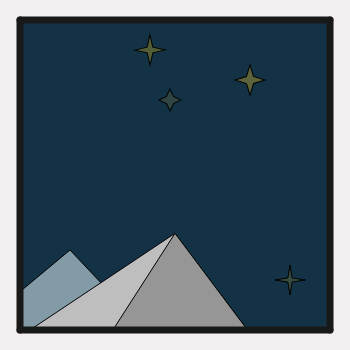
Frame 1 (no input)
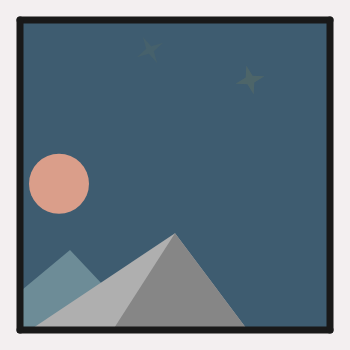
Frame 60 (no input)
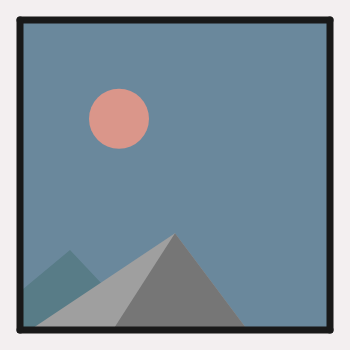
Frame 120 (the mouse pressed at the canvas centre since frame 60)

The p5.js sketch that drew these frames (run headless with seeded random() and noise() and a simulated clock; from frame 60 on, the mouse is pressed at the canvas centre):

// p5.js sketch
// ── sketch.js
var mont1 = {
  r: 0,
  g: 0,
  b: 0,
};

var star1 = 0;
var star2 = 0;
var star3 = 0;
var star4 = 0;
var cynthia;

var startX = 0;
var sky = {
  r: 0,
  g: 0,
  b: 0,
};
var sun = {
  x: 0,
  y: 600,
  g: 0,
};
var spot = {
  x: 0,
  y: 0,
};

function setup() {
  createCanvas(350, 350);
}

function draw() {
  sky.r = map(startX, 0, 250, 20, 200);
  if (startX > 175) {
    sky.r = map(startX, 250, 500, 200, 20);
  }
  sky.g = map(startX, 0, 250, 50, 230);
  if (startX > 175) {
    sky.g = map(startX, 250, 500, 230, 50);
  }
  sky.b = map(startX, 0, 250, 70, 250);
  if (startX > 175) {
    sky.b = map(startX, 250, 500, 250, 70);
  }
  background(sky.r, sky.g, sky.b);

  let montColor = montColor1();
  fill(montColor.r, montColor.g, montColor.b);
  triangle(-350, 600, 70, 250, 400, 600);

  montColor = montColor2();
  fill(montColor.r, montColor.g, montColor.b);
  triangle(
    0,
    height,
    width / 2,
    height - height / 3,
    width - width / 4,
    height
  );
  montColor = montColor3();
  fill(montColor.r, montColor.g, montColor.b);
  triangle(
    100,
    height,
    width / 2,
    height - height / 3,
    width - width / 4,
    height
  );

  push();
  star1 = 70 - startX;
  if (startX > 100) {
    star1 = startX - 200;
  }
  fill(255, 210, 14, star1);

  translate(150, 50);
  rotate(frameCount / -120.0);
  star(0, 0, 4, 15, 4);
  pop();

  push();
  star2 = 80 - startX;
  if (startX > 100) {
    star2 = startX - 300;
  }
  fill(255, 210, 34, star2);
  translate(250, 80);
  rotate(frameCount / -240.0);
  star(0, 0, 5, 15, 4);
  pop();

  push();
  star3 = 30 - startX;
  if (startX > 100) {
    star3 = startX - 250;
  }
  fill(255, 210, 34, star3);
  translate(170, 100);
  rotate(frameCount / -100.0);
  star(0, 0, 5, 11, 4);
  pop();

  push();
  star4 = 40 - startX;
  if (startX > 100) {
    star4 = startX - 250;
  }
  fill(255, 210, 34, star4);
  translate(290, 280);

  star(0, 0, 3, 15, 4);
  pop();

  sun.x = startX;
  sun.y = 300 - sqrt(50000 - sq(sun.x - 250));

  sun.g = map(startX, 0, 250, 100, 133);
  if (startX < 250) {
    sun.g = map(startX, 250, 500, 133, 100);
  }
  //   color of sun
  fill(218, sun.g, 138);

  noStroke();
  ellipse(sun.x, sun.y, 60, 60);

  fill("#F3EFF0");
  rect(0, 0, 350, 20);
  rect(0, 0, 20, 350);
  rect(330, 0, 330, 350);
  rect(0, 330, 330, 330);

  push();
  stroke(25);
  strokeWeight(7);
  line(20, 20, 330, 20);
  line(20, 330, 330, 330);
  line(20, 20, 20, 330);
  line(330, 20, 330, 330);
  pop();

  startX += 1;
  if (startX > width) {
    startX = -100;
  }
}

function montColor1() {
  color = {
    r: 0,
    g: 0,
    b: 0,
  };
  color.r = map(startX, 0, 300, 130, 24);
  if (startX > 300) {
    color.r = map(startX, 300, 600, 24, 130);
  }
  color.g = map(startX, 0, 300, 155, 77);
  if (startX > 300) {
    color.g = map(startX, 300, 600, 77, 155);
  }
  color.b = map(startX, 0, 300, 166, 89);
  if (startX > 300) {
    color.b = map(startX, 300, 600, 89, 166);
  }
  return color;
}

function montColor2() {
  color = { r: 0, g: 0, b: 0 };
  color.r = map(startX, 0, width, 190, 100);
  color.b = color.g = color.r;
  return color;
}

function montColor3() {
  color = { r: 0, g: 0, b: 0 };
  color.r = map(startX, 0, 300, 150, 70);
  color.b = color.g = color.r;
  return color;
}

function star(x, y, radius1, radius2, npoints) {
  var angle = TWO_PI / npoints;
  var halfAngle = angle / 2.0;
  beginShape();
  for (var a = 0; a < TWO_PI; a += angle) {
    var sx = x + cos(a) * radius2;
    var sy = y + sin(a) * radius2;
    vertex(sx, sy);
    sx = x + cos(a + halfAngle) * radius1;
    sy = y + sin(a + halfAngle) * radius1;
    vertex(sx, sy);
  }
  endShape(CLOSE);
}
